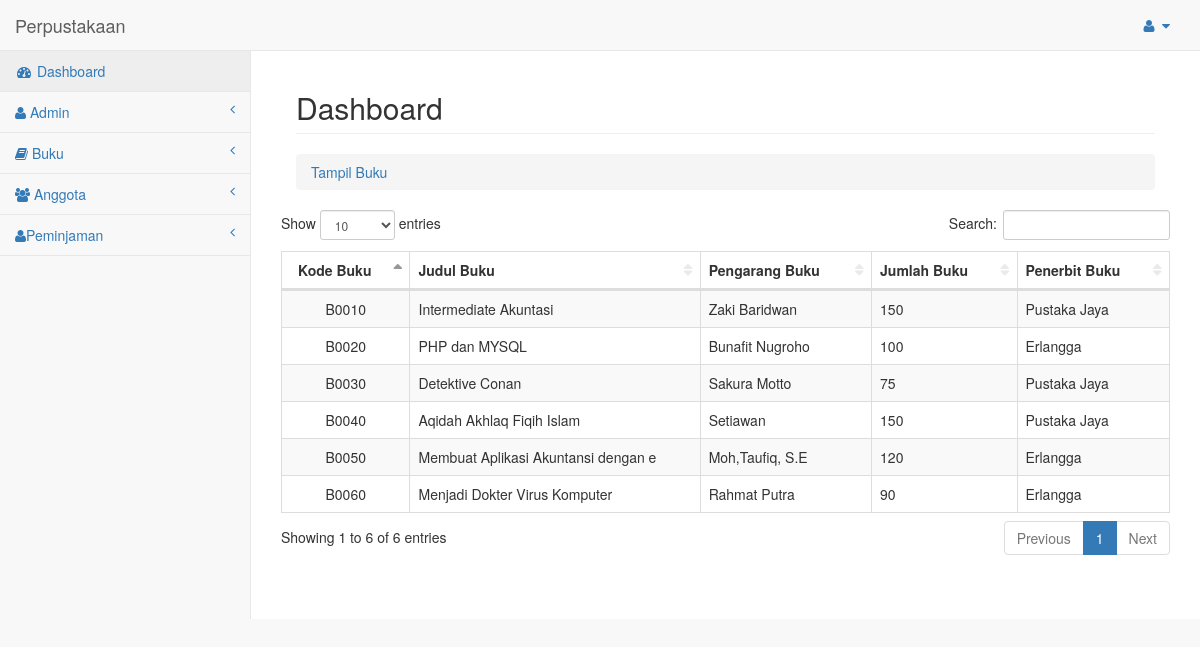
Page /?page=index on the committed database.
### tables this page shows
CREATE TABLE `tb_buku` (
  `kode_buku` varchar(35) NOT NULL,
  `judul_buku` varchar(35) NOT NULL,
  `pengarang_buku` varchar(20) NOT NULL,
  `stok_buku` int(6) NOT NULL,
  `penerbit_buku` varchar(20) NOT NULL
);

### models/model_buku.php (called while the page is built, shortened)
<?php
class Buku {
	private $mysqli;
	function __construct($connect) {
		$this->mysqli = $connect;
	}
	public function tampil($id = null) {
		$db1 = $this->mysqli->connect;
		$sql = "SELECT * FROM tb_buku";
		$query = $db1->query($sql) or die ($db1->error);
		return $query;
	}
}
?>

### views/index.php (the view)
<?php
include "models/model_buku.php";
$ambildata = new Buku($connection);
?>
<div class="container-fluid">
    <div class="row">
        <div class="col-lg-12">
            <h2 class="page-header">Dashboard</h2>
            <ol class="breadcrumb">
                <li><a href="assets/pages/index.html"><i class="icon-dashboard"></i>Tampil Buku</a></li>
            </ol>
        </div>
    </div>
</div>
<div class="row">
    <div class="col-lg-12">
     <div class="table-responsive">
            <table width="100%" class="table table-striped table-bordered table-hover" id="datatables">
                <thead>
                <tr>
                    <th class="text-center">Kode Buku</th>
                    <th>Judul Buku</th>
                    <th>Pengarang Buku</th>
                    <th>Jumlah Buku</th>
                    <th>Penerbit Buku</th>
                </tr>
                </thead>
                <tbody>
                <?php
                $tampil = $ambildata->tampil();
                 while ($data = $tampil->fetch_object()) {
                ?>
                <tr>
                   <td align="center"><?php echo $data->kode_buku; ?></td>
                   <td><?php echo $data->judul_buku;?></td>
                   <td><?php echo $data->pengarang_buku?></td>
                   <td><?php echo $data->stok_buku;?></td>
                   <td><?php echo $data->penerbit_buku;?></td>
                  </tr>
                <?php
                } ?>
                </tbody>
            </table>
        </div>
    </div>
</div>

### index.php (shortened to what this page needs)
<?php
require_once('config/koneksi.php');
$connection = new Database($host, $user, $pass, $database);
?>
<!DOCTYPE html>
<html lang="en">
<head>
    <link href="assets/vendor/bootstrap/css/bootstrap.min.css" rel="stylesheet">
    <link href="assets/vendor/datatables/css/dataTables.bootstrap.min.css" rel="stylesheet">
    <link href="assets/vendor/datatables-responsive/dataTables.responsive.css" rel="stylesheet">
    <link href="assets/vendor/metisMenu/metisMenu.min.css" rel="stylesheet">
    <link href="assets/dist/css/sb-admin-2.css" rel="stylesheet">
    <link href="assets/vendor/font-awesome/css/font-awesome.min.css" rel="stylesheet" type="text/css">
</head>
<body>
    <div id="wrapper">
        <nav class="navbar navbar-default navbar-static-top" role="navigation" style="margin-bottom: 0">
            <div class="navbar-header">
                <a class="navbar-brand" href="index.php ">Perpustakaan</a>
            </div>
            <ul class="nav navbar-top-links navbar-right">
                <li class="dropdown">
                    <a class="dropdown-toggle" data-toggle="dropdown" href="#">
                        <i class="fa fa-user fa-fw"></i> <i class="fa fa-caret-down"></i>
                    </a>
                </li>
            </ul>
            <div class="navbar-default sidebar" role="navigation">
                <div class="sidebar-nav navbar-collapse">
                    <ul class="nav" id="side-menu">
                        <li>
                            <a href="?page=index"><i class="fa fa-dashboard fa-fw"></i> Dashboard</a>
                        </li>
                        <li>
                            <a href="?page=admin"><i class="fa fa-user"></i> Admin<span class="fa arrow"></span></a>
                        </li>
                        <li>
                            <a href="?page=buku"><i class="fa fa-book"></i> Buku<span class="fa arrow"></span></a>
                        </li>
                        <li>
                            <a href="?page=anggota"><i class="fa fa-users"></i> Anggota<span class="fa arrow"></span></a>
                        </li>
                        <li>
                            <a href="?page=peminjaman"><i class="fa fa-user"></i>Peminjaman<span class="fa arrow"></span></a>
                        </li>
                    </ul>
                </div>
            </div>
        </nav>
</div>
        <div id="page-wrapper">
            <?php
             if (@$_GET['page'] == 'index') {
                 include "views/index.php";
             } elseif (@$_GET['page'] == 'buku') {
                include "views/buku.php";
             }elseif (@$_GET['page']== 'anggota') {
                 include 'views/anggota.php';
             }elseif (@$_GET['page']== 'peminjaman') {
                 include 'views/peminjaman.php';
             }elseif (@$_GET['page']== 'admin_buku') {
                 include 'views/admin_buku.php';
             }elseif (@$_GET['page']== 'admin_anggota') {
                 include 'views/admin_anggota.php';
             }elseif (@$_GET['page']=='admin_peminjaman') {
                 include 'views/admin_peminjaman.php';
             }
            ?>
        </div>
</body>
</html>

### rows in the picture
tb_buku: kode_buku "B0010", judul_buku "Intermediate Akuntasi", pengarang_buku "Zaki Baridwan", stok_buku "150", penerbit_buku "Pustaka Jaya"
tb_buku: kode_buku "B0020", judul_buku "PHP dan MYSQL", pengarang_buku "Bunafit Nugroho", stok_buku "100", penerbit_buku "Erlangga"
tb_buku: kode_buku "B0030", judul_buku "Detektive Conan", pengarang_buku "Sakura Motto", stok_buku "75", penerbit_buku "Pustaka Jaya"
tb_buku: kode_buku "B0040", judul_buku "Aqidah Akhlaq Fiqih Islam", pengarang_buku "Setiawan", stok_buku "150", penerbit_buku "Pustaka Jaya"
tb_buku: kode_buku "B0050", judul_buku "Membuat Aplikasi Akuntansi dengan e", pengarang_buku "Moh,Taufiq, S.E", stok_buku "120", penerbit_buku "Erlangga"
tb_buku: kode_buku "B0060", judul_buku "Menjadi Dokter Virus Komputer", pengarang_buku "Rahmat Putra", stok_buku "90", penerbit_buku "Erlangga"
